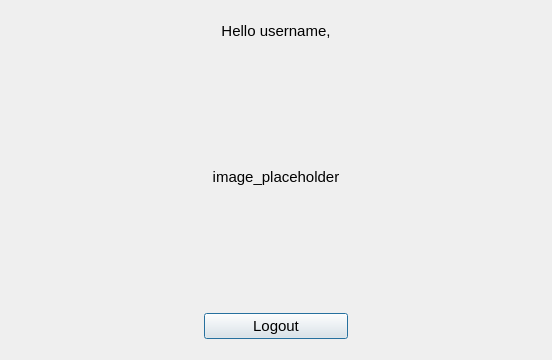
<?xml version="1.0" encoding="UTF-8"?>
<ui version="4.0">
 <class>WelcomeWindow</class>
 <widget class="QDialog" name="WelcomeWindow">
  <property name="geometry">
   <rect>
    <x>0</x>
    <y>0</y>
    <width>552</width>
    <height>360</height>
   </rect>
  </property>
  <property name="windowTitle">
   <string>Dialog</string>
  </property>
  <layout class="QVBoxLayout" name="verticalLayout_2" stretch="0,0,0">
   <item>
    <layout class="QHBoxLayout" name="horizontalLayout">
     <property name="leftMargin">
      <number>50</number>
     </property>
     <property name="topMargin">
      <number>10</number>
     </property>
     <property name="rightMargin">
      <number>50</number>
     </property>
     <property name="bottomMargin">
      <number>10</number>
     </property>
     <item>
      <widget class="QLabel" name="label_welcome">
       <property name="font">
        <font>
         <pointsize>11</pointsize>
        </font>
       </property>
       <property name="text">
        <string>Hello username,</string>
       </property>
       <property name="alignment">
        <set>Qt::AlignCenter</set>
       </property>
      </widget>
     </item>
    </layout>
   </item>
   <item>
    <layout class="QHBoxLayout" name="horizontalLayout_2">
     <item>
      <widget class="QLabel" name="label_img">
       <property name="sizePolicy">
        <sizepolicy hsizetype="Fixed" vsizetype="Fixed">
         <horstretch>1</horstretch>
         <verstretch>1</verstretch>
        </sizepolicy>
       </property>
       <property name="minimumSize">
        <size>
         <width>426</width>
         <height>240</height>
        </size>
       </property>
       <property name="font">
        <font>
         <pointsize>11</pointsize>
        </font>
       </property>
       <property name="text">
        <string>image_placeholder</string>
       </property>
       <property name="alignment">
        <set>Qt::AlignCenter</set>
       </property>
      </widget>
     </item>
    </layout>
   </item>
   <item>
    <layout class="QHBoxLayout" name="horizontalLayout_3">
     <property name="leftMargin">
      <number>50</number>
     </property>
     <property name="topMargin">
      <number>10</number>
     </property>
     <property name="rightMargin">
      <number>50</number>
     </property>
     <property name="bottomMargin">
      <number>10</number>
     </property>
     <item>
      <spacer name="horizontalSpacer_2">
       <property name="orientation">
        <enum>Qt::Horizontal</enum>
       </property>
       <property name="sizeHint" stdset="0">
        <size>
         <width>40</width>
         <height>20</height>
        </size>
       </property>
      </spacer>
     </item>
     <item>
      <widget class="QPushButton" name="pushButton_logout">
       <property name="sizePolicy">
        <sizepolicy hsizetype="MinimumExpanding" vsizetype="Fixed">
         <horstretch>0</horstretch>
         <verstretch>0</verstretch>
        </sizepolicy>
       </property>
       <property name="font">
        <font>
         <pointsize>11</pointsize>
        </font>
       </property>
       <property name="text">
        <string>Logout</string>
       </property>
      </widget>
     </item>
     <item>
      <spacer name="horizontalSpacer">
       <property name="orientation">
        <enum>Qt::Horizontal</enum>
       </property>
       <property name="sizeHint" stdset="0">
        <size>
         <width>40</width>
         <height>20</height>
        </size>
       </property>
      </spacer>
     </item>
    </layout>
   </item>
  </layout>
 </widget>
 <resources/>
 <connections/>
</ui>
